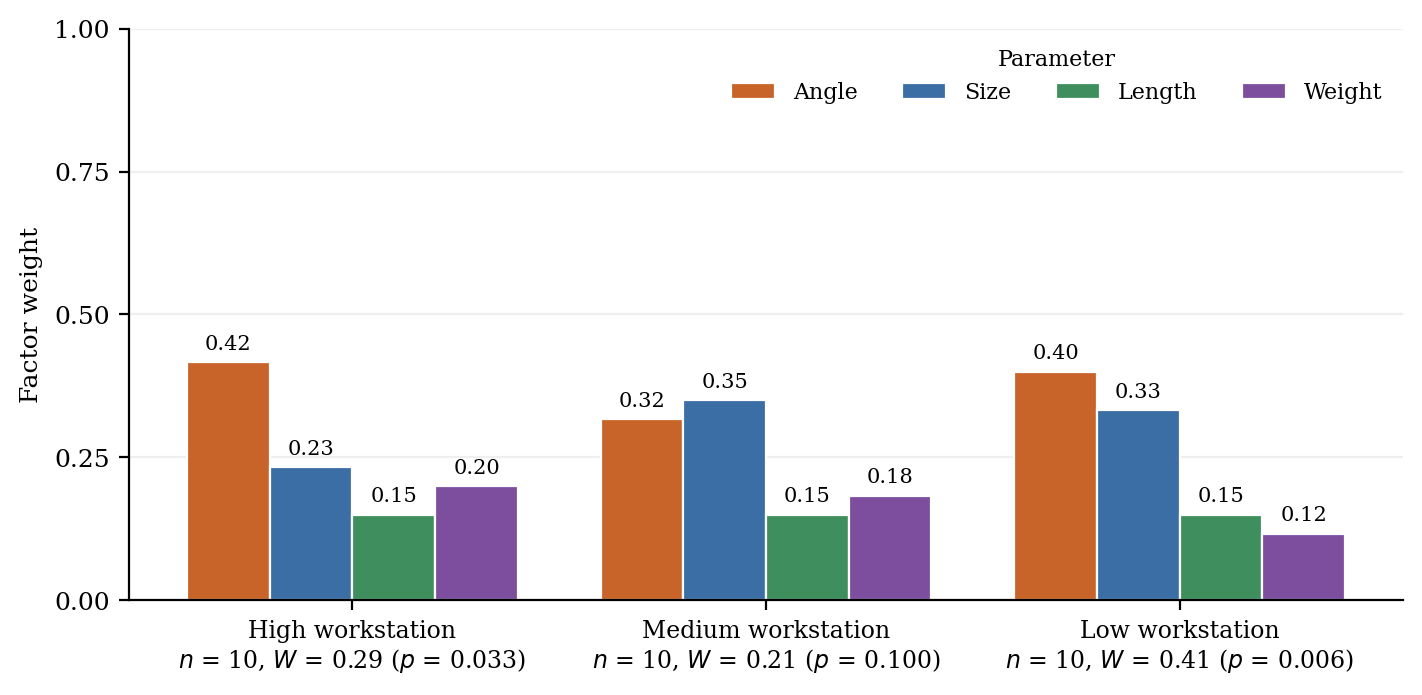

Recreate this plot in Python.
#!/usr/bin/env python3
"""
factor_importance_rankings.py

Participants' stated importance of the four prototype factors at each
workstation height, shown in the same format as the pipelines' factor-weight
figures (05_rank_prototypes.py, run_hierarchical_fpca.py): weights from 0 to 1,
grouped by workstation, one bar per factor, same factor colours.

Weights are Borda scores: each participant gives 3 points to the factor they
ranked 1st (most important), 2 to the 2nd, 1 to the 3rd and 0 to the 4th; a
factor's weight is its share of all points awarded at that height, so the four
weights sum to 1.

Kendall's W (agreement between participants) and n are given under each
workstation.

Input: factor_importance.tsv, in the layout of the ranking sheet:
    Participant Name | Factor | Low | Medium | High
with the participant's name on the first of their four rows only.
Participants without a complete, valid ranking (each of 1-4 used exactly once)
at a given height are excluded from that height and reported in the console.

Usage:  python factor_importance_rankings.py [path/to/factor_importance.tsv]
Outputs: factor_importance_rankings.pdf / .png, factor_importance_weights.csv
"""
import sys
import numpy as np
import pandas as pd
import matplotlib
matplotlib.use("Agg")
import matplotlib.pyplot as plt
from scipy import stats

HEIGHTS = ["High", "Medium", "Low"]
FACTORS = ["Angle", "Handle Size", "End-effector Length", "Weight"]
SHORT = {"Angle": "Angle", "Handle Size": "Size", "End-effector Length": "Length", "Weight": "Weight"}
FACTOR_COLOURS = {"Angle": "#c8642a", "Size": "#3b6ea5", "Length": "#3e8e5e", "Weight": "#7d4e9e"}

# Participant IDs shown in the figure (names are never displayed). Names as
# they appear in the sheet. Assumed matches to the ranking sheet are marked.
IDS = {"Al-Azar": "P002",   # assumed = "Az" in the ranking sheet
       "Owen": "P003", "Rob": "P004",
       "Chris S": "P005",   # assumed = "Chris" in the ranking sheet
       "Adam": "P006", "Amanda": "P007", "Moggy": "P008", "Nathan": "P009",
       "Duncan": "P010", "Chris C": "P011"}


def load(path):
    df = pd.read_csv(path, sep="\t", dtype=str)
    df.columns = ["name", "factor"] + [c.strip().capitalize() for c in df.columns[2:]]
    df["name"] = df["name"].replace(r"^\s*$", np.nan, regex=True).ffill().str.strip()
    df = df[df["factor"].notna() & (df["factor"].str.strip() != "")].copy()   # ignore blank rows
    df["factor"] = df["factor"].str.strip()
    for h in HEIGHTS:
        df[h] = pd.to_numeric(df[h], errors="coerce")
    unknown = sorted(set(df["name"]) - set(IDS))
    if unknown:
        sys.exit(f"Error: no participant ID for {unknown}; add them to IDS.")
    df["pid"] = df["name"].map(IDS)
    return df.drop(columns="name")


def valid_rankings(df):
    """{height: participants x factors DataFrame} of valid rankings only."""
    out = {}
    for h in HEIGHTS:
        rows = {}
        for pid, g in df.groupby("pid"):
            r = g.set_index("factor")[h].reindex(FACTORS)
            if r.isna().all():
                print(f"  [excluded] {pid} {h}: no rankings")
            elif r.isna().any() or sorted(r.astype(int)) != [1, 2, 3, 4]:
                print(f"  [excluded] {pid} {h}: ranks {r.tolist()} (each of 1-4 must be used once)")
            else:
                rows[pid] = r.astype(int)
        out[h] = pd.DataFrame(rows).T.sort_index()
    return out


def kendalls_w(R):
    """Kendall's W for an m raters x n items matrix of untied ranks."""
    m, n = R.shape
    S = np.sum((R.sum(axis=0) - m * (n + 1) / 2) ** 2)
    W = 12 * S / (m ** 2 * (n ** 3 - n))
    chi2 = m * (n - 1) * W
    return W, chi2, stats.chi2.sf(chi2, n - 1)


def borda_weights(R):
    """Share of Borda points per factor: rank 1 -> 3 points ... rank 4 -> 0."""
    points = (len(FACTORS) - R).sum(axis=0)
    return points / points.sum()


def main(path="factor_importance.tsv"):
    ranks = valid_rankings(load(path))
    rows, labels = [], []
    print(f"\n{'Height':<8} {'Factor':<22} {'Weight':>7} {'Mean rank':>10}")
    for h in HEIGHTS:
        R = ranks[h]
        W, chi2, p = kendalls_w(R.to_numpy(dtype=float))
        wts = borda_weights(R)
        for f in FACTORS:
            rows.append({"height": h, "factor": SHORT[f], "weight": float(wts[f]),
                         "mean_rank": float(R[f].mean()), "n": len(R), "kendall_w": W, "p": p})
            print(f"{h:<8} {f:<22} {wts[f]:>7.3f} {R[f].mean():>10.2f}")
        print(f"{h:<8} n = {len(R)}, Kendall's W = {W:.3f}, chi2({len(FACTORS)-1}) = {chi2:.2f}, p = {p:.4f}\n")
        labels.append(f"{h} workstation\n$n$ = {len(R)}, $W$ = {W:.2f} ($p$ = {p:.3f})")
    T = pd.DataFrame(rows)
    T.to_csv("factor_importance_weights.csv", index=False)

    plt.rcParams.update({"font.family": "serif", "font.size": 9})
    fig, ax = plt.subplots(figsize=(7.2, 3.6))
    x, w = np.arange(len(HEIGHTS)), 0.2
    order = [SHORT[f] for f in FACTORS]
    for i, f in enumerate(order):
        vals = [T[(T.height == h) & (T.factor == f)]["weight"].iloc[0] for h in HEIGHTS]
        xs = x + (i - (len(order) - 1) / 2) * w
        ax.bar(xs, vals, w, color=FACTOR_COLOURS[f], edgecolor="white", linewidth=0.8, label=f)
        for xi, v in zip(xs, vals):
            ax.text(xi, v + 0.015, f"{v:.2f}", ha="center", va="bottom", fontsize=7.5)
    ax.set_xticks(x)
    ax.set_xticklabels(labels, fontsize=8.5)
    ax.set_ylim(0, 1)
    ax.set_yticks([0, 0.25, 0.5, 0.75, 1])
    ax.set_ylabel("Factor weight")
    ax.grid(axis="y", alpha=0.2)
    ax.set_axisbelow(True)
    for s in ("top", "right"):
        ax.spines[s].set_visible(False)
    ax.legend(title="Parameter", frameon=False, ncol=len(order), loc="upper right",
              fontsize=8, title_fontsize=8)
    fig.tight_layout()
    fig.savefig("factor_importance_rankings.pdf", bbox_inches="tight")
    fig.savefig("factor_importance_rankings.png", dpi=200, bbox_inches="tight")


if __name__ == "__main__":
    main(*sys.argv[1:])
